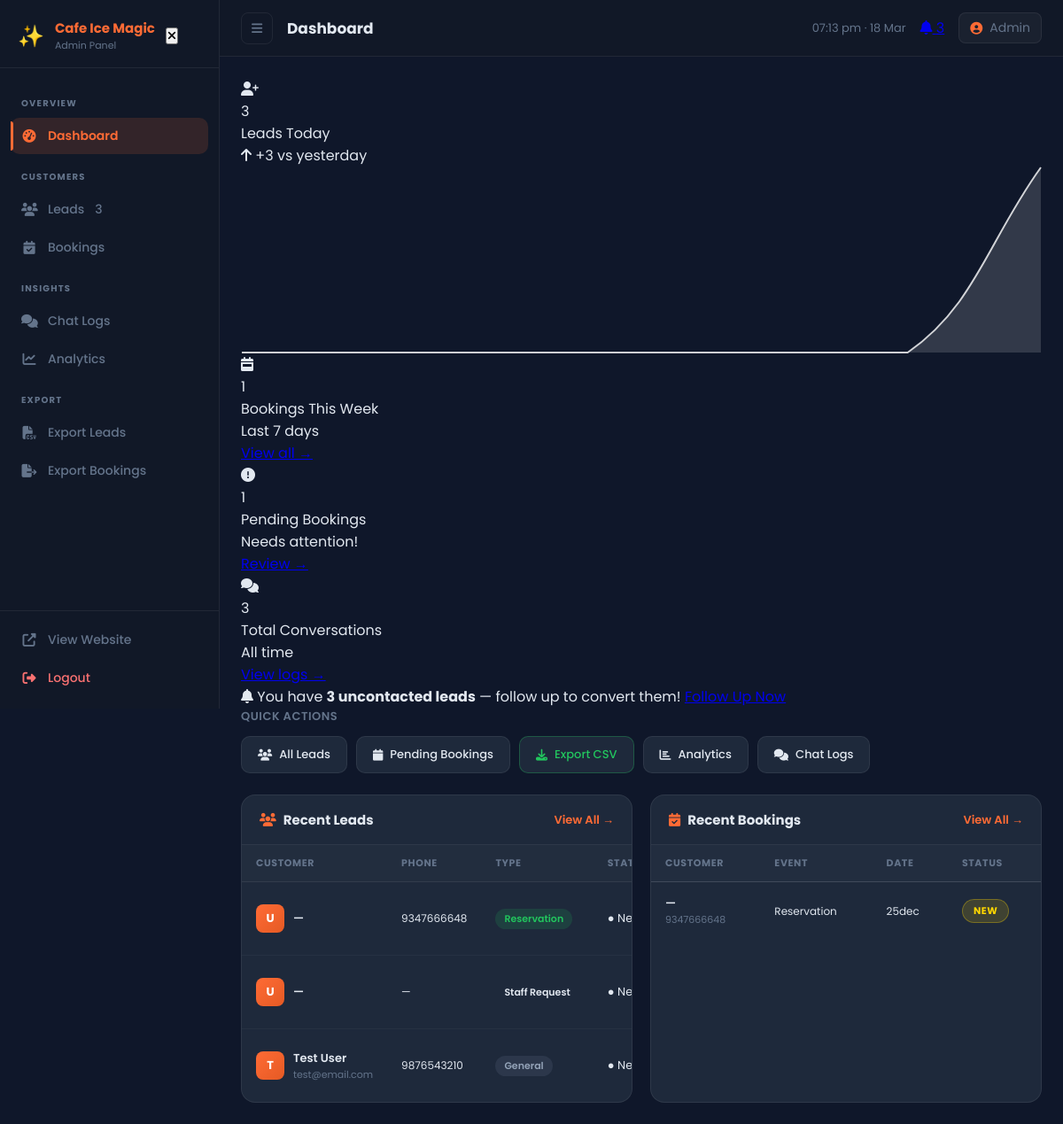
Screenshot of /admin/dashboard (signed in) with the database file from the repository.
### tables this page shows
CREATE TABLE leads (
            id INTEGER PRIMARY KEY AUTOINCREMENT,
            session_id TEXT,
            name TEXT,
            phone TEXT,
            email TEXT,
            inquiry_type TEXT DEFAULT 'general',
            message TEXT,
            source_page TEXT DEFAULT 'widget',
            created_at TIMESTAMP DEFAULT CURRENT_TIMESTAMP
        , contacted INTEGER DEFAULT 0, contacted_at TIMESTAMP);

CREATE TABLE bookings (
            id INTEGER PRIMARY KEY AUTOINCREMENT,
            session_id TEXT,
            name TEXT,
            phone TEXT,
            email TEXT,
            event_type TEXT,
            date TEXT,
            time TEXT,
            guests INTEGER,
            special_requests TEXT,
            status TEXT DEFAULT 'new',
            created_at TIMESTAMP DEFAULT CURRENT_TIMESTAMP
        , booking_ref TEXT);

### app.py (the view)
@app.route('/admin')
@app.route('/admin/dashboard')
@login_required
def admin_dashboard():
    stats          = db.get_leads_stats()
    ext_stats      = db.get_extended_stats()
    recent_leads   = db.get_all_leads(limit=5)
    recent_bookings = db.get_all_bookings(limit=5)
    sparkline      = db.get_leads_per_day(7)
    latest_booking_id = db.get_latest_booking_id()
    return render_template('admin/dashboard.html',
                           cafe=CAFE_CONFIG, stats=stats,
                           ext_stats=ext_stats,
                           sparkline=sparkline,
                           recent_leads=recent_leads,
                           recent_bookings=recent_bookings,
                           latest_booking_id=latest_booking_id)

### app.py (called while the page is built)
@app.context_processor
def inject_sidebar_stats():
    if session.get('admin_logged_in'):
        return {'new_leads_count': db.get_new_leads_count()}
    return {'new_leads_count': 0}

def login_required(f):
    @wraps(f)
    def decorated(*args, **kwargs):
        if not session.get('admin_logged_in'):
            return redirect(url_for('admin_login'))
        return f(*args, **kwargs)
    return decorated

### database.py (called while the page is built)
def get_db():
    conn = sqlite3.connect(DB_PATH)
    conn.row_factory = sqlite3.Row
    conn.execute("PRAGMA journal_mode=WAL")
    return conn

def get_all_leads(inquiry_type=None, contacted=None, limit=500):
    conn = get_db()
    where_clauses = []
    params = []
    if inquiry_type and inquiry_type != 'all':
        where_clauses.append('inquiry_type = ?')
        params.append(inquiry_type)
    if contacted == 'yes':
        where_clauses.append('contacted = 1')
    elif contacted == 'no':
        where_clauses.append('(contacted = 0 OR contacted IS NULL)')
    where_sql = ('WHERE ' + ' AND '.join(where_clauses)) if where_clauses else ''
    params.append(limit)
    rows = conn.execute(
        f'SELECT * FROM leads {where_sql} ORDER BY created_at DESC LIMIT ?', params
    ).fetchall()
    conn.close()
    return [dict(r) for r in rows]

def get_leads_stats():
    conn = get_db()
    today = datetime.now().strftime('%Y-%m-%d')
    week_ago = (datetime.now().replace(hour=0, minute=0, second=0) -
                timedelta(days=7)).strftime('%Y-%m-%d %H:%M:%S')
    total = conn.execute('SELECT COUNT(*) FROM leads').fetchone()[0]
    today_count = conn.execute(
        "SELECT COUNT(*) FROM leads WHERE date(created_at) = ?", (today,)
    ).fetchone()[0]
    week_count = conn.execute(
        "SELECT COUNT(*) FROM leads WHERE created_at >= ?", (week_ago,)
    ).fetchone()[0]
    bookings_count = conn.execute('SELECT COUNT(*) FROM bookings').fetchone()[0]
    conn.close()
    return {'total': total, 'today': today_count, 'week': week_count, 'bookings': bookings_count}

def get_new_leads_count():
    conn = get_db()
    count = conn.execute(
        "SELECT COUNT(*) FROM leads WHERE contacted = 0 OR contacted IS NULL"
    ).fetchone()[0]
    conn.close()
    return count

def get_latest_booking_id():
    conn = get_db()
    row = conn.execute('SELECT COALESCE(MAX(id), 0) FROM bookings').fetchone()
    conn.close()
    return row[0]

### templates/admin/dashboard.html (shortened to what this page needs)
{% extends "admin/base.html" %}
{% block page_title %}Dashboard{% endblock %}
{% block content %}
<div class="quick-stats-grid">
  <div class="qs-card qs-orange">
    <div class="qs-left">
      <div class="qs-icon"><i class="fas fa-user-plus"></i></div>
      <div>
        <div class="qs-value">{{ ext_stats.today_leads }}</div>
        <div class="qs-label">Leads Today</div>
      </div>
    </div>
    <div class="qs-right">
      {% if ext_stats.today_trend == 'up' %}
        <div class="qs-trend trend-up">
          <i class="fas fa-arrow-up"></i>
          {% if ext_stats.today_diff == 0 %}same as{% else %}+{{ ext_stats.today_diff }} vs{% endif %}
          yesterday
        </div>
      {% else %}
        <div class="qs-trend trend-down">
          <i class="fas fa-arrow-down"></i>
          {{ ext_stats.today_diff }} vs yesterday
        </div>
      {% endif %}
      <canvas class="qs-sparkline" id="sparkline"></canvas>
    </div>
  </div>
  <div class="qs-card qs-gold">
    <div class="qs-left">
      <div class="qs-icon"><i class="fas fa-calendar-week"></i></div>
      <div>
        <div class="qs-value">{{ ext_stats.week_bookings }}</div>
        <div class="qs-label">Bookings This Week</div>
      </div>
    </div>
    <div class="qs-right">
      <div class="qs-sublabel">Last 7 days</div>
      <a href="/admin/bookings" class="qs-link">View all →</a>
    </div>
  </div>
  <div class="qs-card {% if ext_stats.pending_bookings > 0 %}qs-red{% else %}qs-green{% endif %}">
    <div class="qs-left">
      <div class="qs-icon">
        <i class="fas fa-{% if ext_stats.pending_bookings > 0 %}exclamation-circle{% else %}check-circle{% endif %}"></i>
      </div>
      <div>
        <div class="qs-value">{{ ext_stats.pending_bookings }}</div>
        <div class="qs-label">Pending Bookings</div>
      </div>
    </div>
    <div class="qs-right">
      {% if ext_stats.pending_bookings > 0 %}
      <div class="qs-sublabel urgent">Needs attention!</div>
      {% else %}
      <div class="qs-sublabel">All clear ✓</div>
      {% endif %}
      <a href="/admin/bookings?status=new" class="qs-link">Review →</a>
    </div>
  </div>
  <div class="qs-card qs-purple">
    <div class="qs-left">
      <div class="qs-icon"><i class="fas fa-comments"></i></div>
      <div>
        <div class="qs-value">{{ ext_stats.total_conversations }}</div>
        <div class="qs-label">Total Conversations</div>
      </div>
    </div>
    <div class="qs-right">
      <div class="qs-sublabel">All time</div>
      <a href="/admin/chat-logs" class="qs-link">View logs →</a>
    </div>
  </div>
</div>
{% if ext_stats.uncontacted > 0 %}
<div class="alert-banner">
  <i class="fas fa-bell"></i>
  <span>You have <strong>{{ ext_stats.uncontacted }} uncontacted lead{{ 's' if ext_stats.uncontacted != 1 }}</strong> — follow up to convert them!</span>
  <a href="/admin/leads?contacted=no" class="alert-banner-btn">Follow Up Now</a>
</div>
{% endif %}
<div class="quick-actions-bar">
  <h3 class="section-label">Quick Actions</h3>
  <div class="quick-action-btns">
    <a href="/admin/leads" class="qa-btn"><i class="fas fa-users"></i> All Leads</a>
    <a href="/admin/bookings?status=new" class="qa-btn urgent-btn"><i class="fas fa-calendar"></i> Pending Bookings</a>
    <a href="/api/export-leads" class="qa-btn export"><i class="fas fa-download"></i> Export CSV</a>
    <a href="/admin/analytics" class="qa-btn"><i class="fas fa-chart-bar"></i> Analytics</a>
    <a href="/admin/chat-logs" class="qa-btn"><i class="fas fa-comments"></i> Chat Logs</a>
  </div>
</div>
<div class="dashboard-grid">
  <div class="card">
    <div class="card-header">
      <h3 class="card-title"><i class="fas fa-users"></i> Recent Leads</h3>
      <a href="/admin/leads" class="card-action">View All →</a>
    </div>
    <div class="table-responsive">
      <table class="data-table">
        <thead>
          <tr>
            <th>Customer</th>
            <th>Phone</th>
            <th>Type</th>
            <th>Status</th>
          </tr>
        </thead>
        <tbody>
          {% for lead in recent_leads %}
          <tr>
            <td>
              <div class="user-cell">
                <div class="user-avatar {% if lead.contacted %}avatar-contacted{% endif %}">
                  {{ (lead.name or 'U')[0].upper() }}
                </div>
                <div>
                  <div class="user-name">{{ lead.name or '—' }}</div>
                  <div class="user-email">{{ lead.email or '' }}</div>
                </div>
              </div>
            </td>
            <td class="text-sm">{{ lead.phone or '—' }}</td>
            <td>
              <span class="badge badge-{{ lead.inquiry_type }}">
                {{ lead.inquiry_type|replace('_',' ')|title }}
              </span>
            </td>
            <td>
              {% if lead.contacted %}
                <span class="contacted-pill contacted">✓ Contacted</span>
              {% else %}
                <span class="contacted-pill uncontacted">● New</span>
              {% endif %}
            </td>
          </tr>
          {% else %}
          <tr><td colspan="5" class="empty-state">No leads yet — the chatbot will capture them!</td></tr>
          {% endfor %}
        </tbody>
      </table>
    </div>
  </div>
  <div class="card">
    <div class="card-header">
      <h3 class="card-title"><i class="fas fa-calendar-check"></i> Recent Bookings</h3>
      <a href="/admin/bookings" class="card-action">View All →</a>
    </div>
    <div class="table-responsive">
      <table class="data-table">
        <thead>
          <tr>
            <th>Customer</th>
            <th>Event</th>
            <th>Date</th>
            <th>Status</th>
          </tr>
        </thead>
        <tbody>
          {% for booking in recent_bookings %}
          <tr>
            <td>
              <div class="user-name">{{ booking.name or '—' }}</div>
              <div class="user-email">{{ booking.phone or '' }}</div>
            </td>
            <td class="text-sm">{{ booking.event_type|replace('_',' ')|title if booking.event_type else '—' }}</td>
            <td class="text-sm">{{ booking.date or '—' }}</td>
            <td>
              <span class="status-badge status-{{ booking.status or 'new' }}">
                {{ (booking.status or 'new')|title }}
              </span>
            </td>
          </tr>
          {% else %}
          <tr><td colspan="4" class="empty-state">No bookings yet.</td></tr>
          {% endfor %}
        </tbody>
      </table>
    </div>
  </div>
</div>
{% endblock %}

### templates/admin/base.html (shortened to what this page needs)
<!DOCTYPE html>
<html lang="en">
<head>
  <link rel="stylesheet" href="https://cdnjs.cloudflare.com/ajax/libs/font-awesome/6.5.0/css/all.min.css"/>
  <link rel="stylesheet" href="/static/css/admin.css"/>
</head>
<body>
<aside class="sidebar" id="sidebar">
  <div class="sidebar-brand">
    <span class="brand-icon">✨</span>
    <div class="brand-text">
      <span class="brand-name">{{ cafe.name }}</span>
      <span class="brand-role">Admin Panel</span>
    </div>
    <button class="sidebar-close-btn" id="sidebarClose" aria-label="Close menu">
      <i class="fas fa-times"></i>
    </button>
  </div>
  <nav class="sidebar-nav">
    <div class="nav-section-label">Overview</div>
    <a href="/admin/dashboard" class="nav-item {% if request.path in ('/admin/dashboard', '/admin') %}active{% endif %}">
      <i class="fas fa-tachometer-alt"></i>
      <span>Dashboard</span>
    </a>
    <div class="nav-section-label">Customers</div>
    <a href="/admin/leads" class="nav-item {% if '/leads' in request.path %}active{% endif %}">
      <i class="fas fa-users"></i>
      <span>Leads</span>
      {% if new_leads_count > 0 %}
      <span class="nav-badge-count">{{ new_leads_count }}</span>
      {% endif %}
    </a>
    <a href="/admin/bookings" class="nav-item {% if '/bookings' in request.path %}active{% endif %}">
      <i class="fas fa-calendar-check"></i>
      <span>Bookings</span>
    </a>
    <div class="nav-section-label">Insights</div>
    <a href="/admin/chat-logs" class="nav-item {% if 'chat-logs' in request.path %}active{% endif %}">
      <i class="fas fa-comments"></i>
      <span>Chat Logs</span>
    </a>
    <a href="/admin/analytics" class="nav-item {% if '/analytics' in request.path %}active{% endif %}">
      <i class="fas fa-chart-line"></i>
      <span>Analytics</span>
    </a>
    <div class="nav-section-label">Export</div>
    <a href="/api/export-leads" class="nav-item">
      <i class="fas fa-file-csv"></i>
      <span>Export Leads</span>
    </a>
    <a href="/api/export-bookings" class="nav-item">
      <i class="fas fa-file-export"></i>
      <span>Export Bookings</span>
    </a>
  </nav>
  <div class="sidebar-footer">
    <a href="/" class="nav-item" target="_blank">
      <i class="fas fa-external-link-alt"></i>
      <span>View Website</span>
    </a>
    <a href="/admin/logout" class="nav-item logout">
      <i class="fas fa-sign-out-alt"></i>
      <span>Logout</span>
    </a>
  </div>
</aside>
<div class="main-content" id="mainContent">
  <header class="topbar">
    <button class="sidebar-toggle" id="sidebarToggle" aria-label="Toggle menu">
      <i class="fas fa-bars"></i>
    </button>
    <div class="topbar-title">{% block page_title %}Dashboard{% endblock %}</div>
    <div class="topbar-right">
      <span class="topbar-time" id="currentTime"></span>
      {% if new_leads_count > 0 %}
      <a href="/admin/leads" class="topbar-alert" title="{{ new_leads_count }} uncontacted leads">
        <i class="fas fa-bell"></i>
        <span class="topbar-alert-badge">{{ new_leads_count }}</span>
      </a>
      {% endif %}
      <div class="topbar-user">
        <i class="fas fa-user-circle"></i>
        <span>Admin</span>
      </div>
    </div>
  </header>
  <main class="page-content">
    {% block content %}{% endblock %}
  </main>
</div>
</body>
</html>

### rows the page displays
leads: name "U", name "—", phone "9347666648", inquiry_type "Reservation"
leads: name "U", name "—", phone "—", inquiry_type "Staff Request"
leads: name "T", name "Test User", email "test@email.com", phone "9876543210", inquiry_type "General"
bookings: name "—", phone "9347666648", event_type "Reservation", date "25dec", status "NEW"

### other values shown
{{ cafe.name }} "Cafe Ice Magic"
{{ new_leads_count }} "3"
{{ ext_stats.today_leads }} "3"
{{ ext_stats.today_diff }} "3"
{{ ext_stats.week_bookings }} "1"
{{ ext_stats.pending_bookings }} "1"
{{ ext_stats.total_conversations }} "3"
{{ ext_stats.uncontacted }} "3"
{{ 's' if ext_stats.uncontacted != 1 }} "s"
